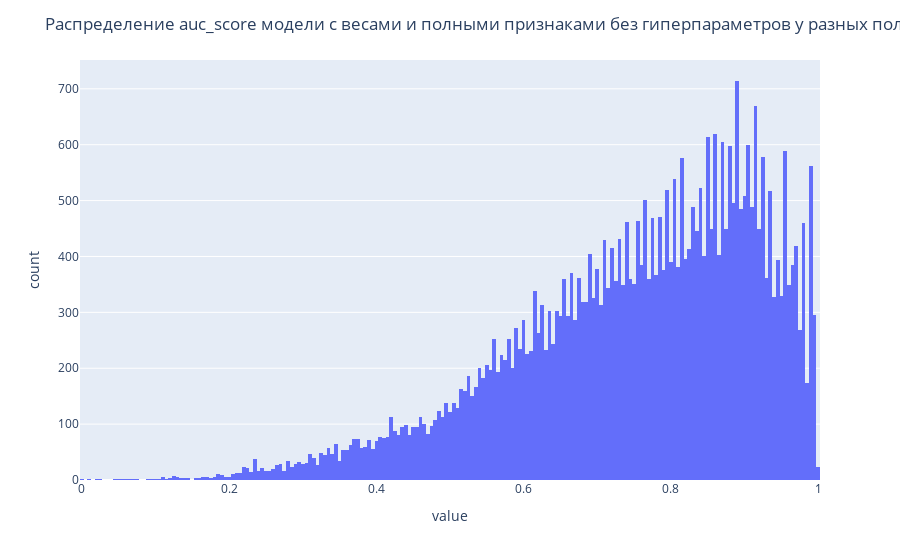

Notebook code cell kept with this figure:
### Markdown cell above
Проверим auc_score получившейся модели

### Code cell
auc_score = lightfm.evaluation.auc_score(model_with_weights_full_features,test_intersections,
                                         train_intersections_without_weights,item_features=courses_features_coo)
print('Mean auc_score = ', np.mean(auc_score))
fig = px.histogram(auc_score)
fig.update_layout(showlegend = False,title = 'Распределение auc_score модели с весами и полными признаками без гиперпараметров у разных пользователей')
fig.show()

### Figure 1 — Plotly figure (JSON) as saved in the notebook; plotly's stock layout.template omitted (floating-point values rounded to 4 significant figures; data arrays with more than 128 entries replaced by an {"elided": "..."} marker saying what was removed)
{"data": [{"alignmentgroup": "True", "bingroup": "x", "hovertemplate": "variable=0<br>value=%{x}<br>count=%{y}<extra></extra>", "legendgroup": "0", "marker": {"color": "#636efa", "pattern": {"shape": ""}}, "name": "0", "offsetgroup": "0", "orientation": "v", "showlegend": true, "type": "histogram", "x": {"elided": "40203 float values"}, "xaxis": "x", "yaxis": "y"}], "layout": {"barmode": "relative", "legend": {"title": {"text": "variable"}, "tracegroupgap": 0}, "margin": {"t": 60}, "showlegend": false, "title": {"text": "Распределение auc_score модели с весами и полными признаками без гиперпараметров у разных пользователей"}, "xaxis": {"anchor": "y", "domain": [0, 1], "title": {"text": "value"}}, "yaxis": {"anchor": "x", "domain": [0, 1], "title": {"text": "count"}}}}
